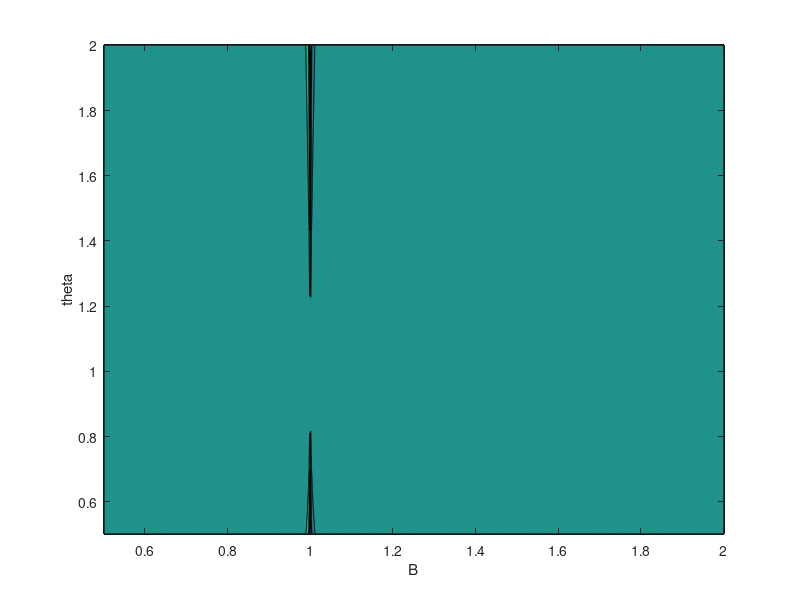

MATLAB code for this plot:
% syms B t;2
[B,t]=meshgrid(0.501:0.002:2.001,0.501:0.002:2.001);
% P=1./(1-B)+7*(1-t.^(-2/7t.^(5/7)))./((1-1./B).*(1-t.^(-2/7)+t.^(1/1.4))+(1-B)./t+B+1./B-2);
P=1./(1-B)+7*(1-t.^(-2/7))./(1-1./t)./(t.^(5/7)-1+B-t.^(5/7)./B);
contourf(B,t,P);
xlabel('B');
ylabel('theta');
zlabel('P');